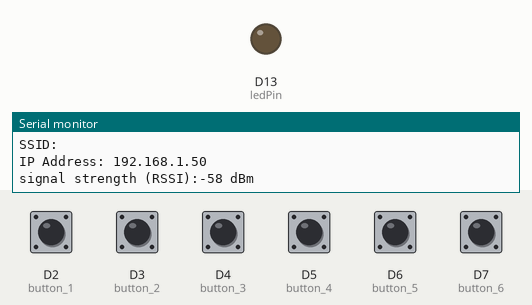
The sketch below on a simulated Arduino Nano 33 IoT. Shown: output pins drawn as LEDs (lit = HIGH), the last lines printed to the serial monitor. Inputs (shaded band) come from the test bench; at power-on: D2 (button_1), D3 (button_2), D4 (button_3), D5 (button_4), D6 (button_5), D7 (button_6) HIGH. WiFi joins after 1.5 s; servers stay silent unless stated; not simulated (calls return 0 or success): secret.h.

Above: at 3.7 s.
3.8 s: D2 (button_1) pulled LOW for 0.15 s
At 3.9 s:
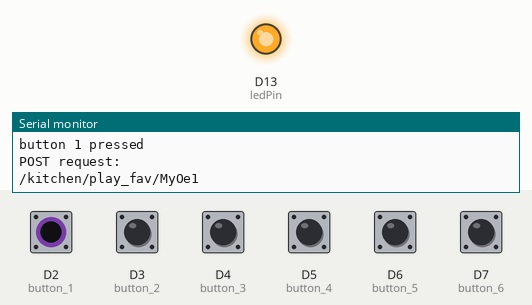
5.5 s: D3 (button_2) pulled LOW for 0.15 s
At 6.8 s:
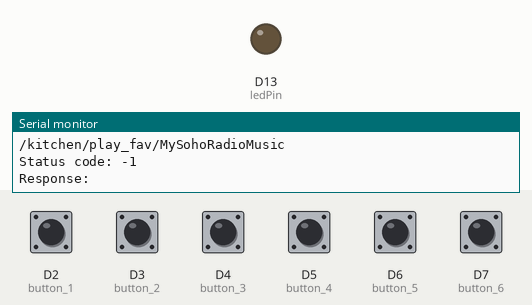
7.1 s: D4 (button_3) pulled LOW for 0.15 s
At 7.2 s:
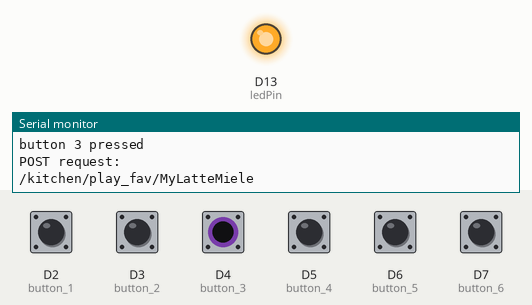
8.7 s: D5 (button_4) pulled LOW for 0.15 s
At 9.4 s:
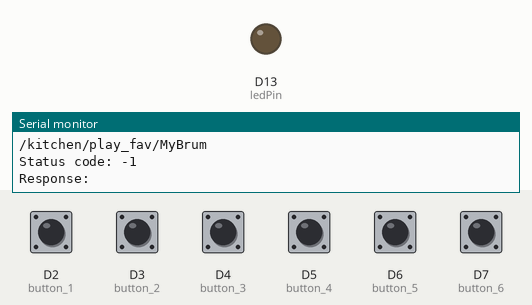
10.3 s: D6 (button_5) pulled LOW for 0.15 s
At 10.4 s:
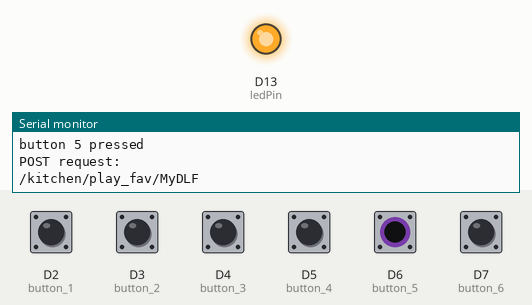
11.9 s: D7 (button_6) pulled LOW for 0.15 s
At 13.1 s:
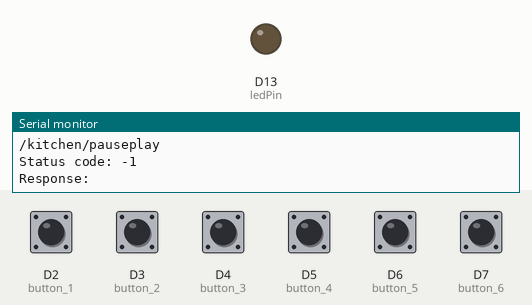
Timing chart, 0 to 14.5 s (numbered marks = the images above; inputs shaded):
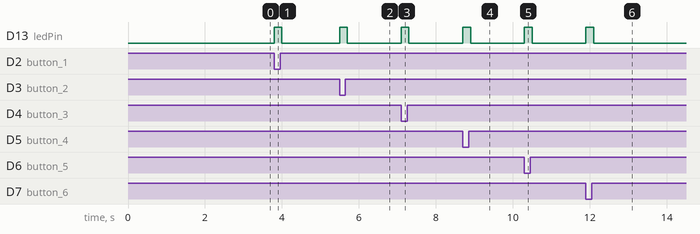

Measured:
- after the input at 3.8 s, D13 (ledPin): LOW → HIGH at once, → LOW 0.20 s later
- after the input at 5.5 s, D13 (ledPin): LOW → HIGH at once, → LOW 0.20 s later
- after the input at 7.1 s, D13 (ledPin): LOW → HIGH at once, → LOW 0.20 s later
- after the input at 8.7 s, D13 (ledPin): LOW → HIGH at once, → LOW 0.20 s later
- after the input at 10.3 s, D13 (ledPin): LOW → HIGH at once, → LOW 0.20 s later
- after the input at 11.9 s, D13 (ledPin): LOW → HIGH at once, → LOW 0.20 s later

The sketch:

sonos_buttons.ino
```cpp
// i use ARDUINO NANO 33 IoT
// change BOARD !and! PORT

#include <SPI.h>
#include <WiFiNINA.h>
#include <ArduinoHttpClient.h>

#include "wifi_helper.h"
#include "secret.h"
/* file with:
#define WIFI_SSID "your_ssid"
#define WIFI_PASSWORD "your_pw"
*/

const int button_1 = 2; // digital pin 2 ...
const int button_2 = 3;
const int button_3 = 4;
const int button_4 = 5;
const int button_5 = 6;
const int button_6 = 7;
const int ledPin = LED_BUILTIN; // pin to use for the LED

const char *ssid = WIFI_SSID;
const char *password = WIFI_PASSWORD;

const int station_array_size = 3;

// string array is station_name, station_url, station_image (does not work :-(  )
String oe1[station_array_size] = { "Österreich 1", "/play_fav/MyOe1", "" };
String soho_radio[station_array_size] = { "Soho Radio", "/play_fav/MySohoRadioMusic", "" };
String latte_miele[station_array_size] = { "Radio LatteMiele", "/play_fav/MyLatteMiele", "" };
String brum[station_array_size] = { "BrumRadio", "/play_fav/MyBrum", "" };
String dlf[station_array_size] = { "Deutschlandfunk", "/play_fav/MyDLF", "" };

int status = WL_IDLE_STATUS;

char server[] = "192.168.0.6"; // raspberry pi with sonos-python-server
int port = 8000;

String speaker = "kitchen";

WiFiClient wifi;
HttpClient client = HttpClient(wifi, server, port);

void setup() {
  Serial.begin(9600);

  // set LED pin to output mode
  pinMode(ledPin, OUTPUT);

  // configure the button pin as input
  pinMode(button_1, INPUT);
  pinMode(button_2, INPUT);
  pinMode(button_3, INPUT);
  pinMode(button_4, INPUT);
  pinMode(button_5, INPUT);
  pinMode(button_6, INPUT);
  digitalWrite(button_1, HIGH);
  digitalWrite(button_2, HIGH);
  digitalWrite(button_3, HIGH);
  digitalWrite(button_4, HIGH);
  digitalWrite(button_5, HIGH);
  digitalWrite(button_6, HIGH);

  connectToAP(ssid, password);
  printWifiStatus();
  Serial.println();
}

void loop() {
  digitalWrite(ledPin, LOW);

  if (digitalRead(button_1) == 0) {
    Serial.println("button 1 pressed");
    digitalWrite(ledPin, HIGH);
    web_request("/" + speaker, oe1[1], client);
  }
  if (digitalRead(button_2) == 0) {
    Serial.println("button 2 pressed");
    digitalWrite(ledPin, HIGH);
    web_request("/" + speaker, soho_radio[1], client);
  }
  if (digitalRead(button_3) == 0) {
    Serial.println("button 3 pressed");
    digitalWrite(ledPin, HIGH);
    web_request("/" + speaker, latte_miele[1], client);
  }
  if (digitalRead(button_4) == 0) {
    Serial.println("button 4 pressed");
    digitalWrite(ledPin, HIGH);
    web_request("/" + speaker, brum[1], client);
  }
  if (digitalRead(button_5) == 0) {
    Serial.println("button 5 pressed");
    digitalWrite(ledPin, HIGH);
    web_request("/" + speaker, dlf[1], client);
  }
  if (digitalRead(button_6) == 0) {
    Serial.println("button 6 pressed");
    digitalWrite(ledPin, HIGH);
    web_request("/" + speaker, "/pauseplay", client);
  }
}

void web_request(String path, String body, HttpClient client ) {
  Serial.println("POST request:");
  Serial.println(path + body);

  client.get(path + body);
  //client.get("/");

  // read the status code and body of the response
  int statusCode = client.responseStatusCode();
  String response = client.responseBody();

  Serial.print("Status code: ");
  Serial.println(statusCode);
  Serial.print("Response: ");
  Serial.println(response);
  Serial.println();
}
```

wifi_helper.h
```cpp
void connectToAP(const char *ssid, const char *password) {

  int status = WL_IDLE_STATUS;

  // check for the presence of the shield:
  if (WiFi.status() == WL_NO_SHIELD) {
    Serial.println("WiFi shield not present or communication failed !");
    // don't continue:
    while (true);
  }

  String fv = WiFi.firmwareVersion();
  if (fv < WIFI_FIRMWARE_LATEST_VERSION) {
    Serial.println("Please upgrade the firmware");
  }

  // attempt to connect to Wifi network:
  while ( status != WL_CONNECTED) {
    Serial.print("Attempting to connect to SSID: ");
    Serial.println(ssid);
    // Connect to WPA/WPA2 network. Change this line if using open or WEP network:
    status = WiFi.begin(ssid, password);
    // wait 1 seconds for connection:
    delay(1000);
  }
}

void printWifiStatus() {

  // print the SSID of the network you're attached to:
  Serial.print("SSID: ");
  Serial.println(WiFi.SSID());

  // print your WiFi shield's IP address:
  IPAddress ip = WiFi.localIP();
  Serial.print("IP Address: ");
  Serial.println(ip);

  // print the received signal strength:
  long rssi = WiFi.RSSI();
  Serial.print("signal strength (RSSI):");
  Serial.print(rssi);
  Serial.println(" dBm");
}
```
